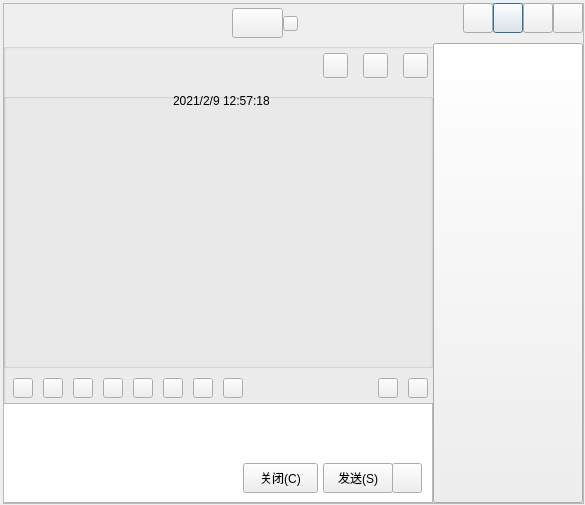
<?xml version="1.0" encoding="UTF-8"?>
<ui version="4.0">
 <class>chat_box</class>
 <widget class="QDialog" name="chat_box">
  <property name="geometry">
   <rect>
    <x>0</x>
    <y>0</y>
    <width>585</width>
    <height>505</height>
   </rect>
  </property>
  <property name="windowTitle">
   <string>Dialog</string>
  </property>
  <widget class="QFrame" name="frame">
   <property name="geometry">
    <rect>
     <x>3</x>
     <y>3</y>
     <width>581</width>
     <height>501</height>
    </rect>
   </property>
   <property name="frameShape">
    <enum>QFrame::StyledPanel</enum>
   </property>
   <property name="frameShadow">
    <enum>QFrame::Raised</enum>
   </property>
   <widget class="QPushButton" name="btn_1_4">
    <property name="geometry">
     <rect>
      <x>490</x>
      <y>0</y>
      <width>30</width>
      <height>30</height>
     </rect>
    </property>
    <property name="text">
     <string/>
    </property>
   </widget>
   <widget class="QPushButton" name="btn_1_5">
    <property name="geometry">
     <rect>
      <x>520</x>
      <y>0</y>
      <width>30</width>
      <height>30</height>
     </rect>
    </property>
    <property name="text">
     <string/>
    </property>
   </widget>
   <widget class="QPushButton" name="btn_1_6">
    <property name="geometry">
     <rect>
      <x>550</x>
      <y>0</y>
      <width>30</width>
      <height>30</height>
     </rect>
    </property>
    <property name="text">
     <string/>
    </property>
   </widget>
   <widget class="QPushButton" name="btn_1_1">
    <property name="geometry">
     <rect>
      <x>229</x>
      <y>5</y>
      <width>51</width>
      <height>30</height>
     </rect>
    </property>
    <property name="text">
     <string/>
    </property>
   </widget>
   <widget class="QPushButton" name="btn_1_2">
    <property name="geometry">
     <rect>
      <x>280</x>
      <y>13</y>
      <width>15</width>
      <height>15</height>
     </rect>
    </property>
    <property name="text">
     <string/>
    </property>
   </widget>
   <widget class="QPushButton" name="btn_1_3">
    <property name="geometry">
     <rect>
      <x>460</x>
      <y>0</y>
      <width>30</width>
      <height>30</height>
     </rect>
    </property>
    <property name="text">
     <string/>
    </property>
   </widget>
   <widget class="QGroupBox" name="groupBox">
    <property name="geometry">
     <rect>
      <x>0</x>
      <y>40</y>
      <width>580</width>
      <height>460</height>
     </rect>
    </property>
    <property name="title">
     <string/>
    </property>
    <widget class="QPushButton" name="btn_2_4">
     <property name="geometry">
      <rect>
       <x>430</x>
       <y>0</y>
       <width>150</width>
       <height>460</height>
      </rect>
     </property>
     <property name="text">
      <string/>
     </property>
    </widget>
    <widget class="QGroupBox" name="groupBox_2">
     <property name="geometry">
      <rect>
       <x>0</x>
       <y>50</y>
       <width>430</width>
       <height>275</height>
      </rect>
     </property>
     <property name="title">
      <string/>
     </property>
     <widget class="QLabel" name="label">
      <property name="geometry">
       <rect>
        <x>170</x>
        <y>0</y>
        <width>131</width>
        <height>16</height>
       </rect>
      </property>
      <property name="text">
       <string>2021/2/9 12:57:18</string>
      </property>
     </widget>
    </widget>
    <widget class="QTextEdit" name="textEdit">
     <property name="geometry">
      <rect>
       <x>0</x>
       <y>360</y>
       <width>430</width>
       <height>100</height>
      </rect>
     </property>
    </widget>
    <widget class="QPushButton" name="btn_3_1">
     <property name="geometry">
      <rect>
       <x>10</x>
       <y>335</y>
       <width>20</width>
       <height>20</height>
      </rect>
     </property>
     <property name="text">
      <string/>
     </property>
    </widget>
    <widget class="QPushButton" name="btn_3_2">
     <property name="geometry">
      <rect>
       <x>40</x>
       <y>335</y>
       <width>20</width>
       <height>20</height>
      </rect>
     </property>
     <property name="text">
      <string/>
     </property>
    </widget>
    <widget class="QPushButton" name="btn_3_3">
     <property name="geometry">
      <rect>
       <x>70</x>
       <y>335</y>
       <width>20</width>
       <height>20</height>
      </rect>
     </property>
     <property name="text">
      <string/>
     </property>
    </widget>
    <widget class="QPushButton" name="btn_3_4">
     <property name="geometry">
      <rect>
       <x>100</x>
       <y>335</y>
       <width>20</width>
       <height>20</height>
      </rect>
     </property>
     <property name="text">
      <string/>
     </property>
    </widget>
    <widget class="QPushButton" name="btn_3_5">
     <property name="geometry">
      <rect>
       <x>130</x>
       <y>335</y>
       <width>20</width>
       <height>20</height>
      </rect>
     </property>
     <property name="text">
      <string/>
     </property>
    </widget>
    <widget class="QPushButton" name="btn_3_6">
     <property name="geometry">
      <rect>
       <x>160</x>
       <y>335</y>
       <width>20</width>
       <height>20</height>
      </rect>
     </property>
     <property name="text">
      <string/>
     </property>
    </widget>
    <widget class="QPushButton" name="btn_3_7">
     <property name="geometry">
      <rect>
       <x>190</x>
       <y>335</y>
       <width>20</width>
       <height>20</height>
      </rect>
     </property>
     <property name="text">
      <string/>
     </property>
    </widget>
    <widget class="QPushButton" name="btn_3_8">
     <property name="geometry">
      <rect>
       <x>220</x>
       <y>335</y>
       <width>20</width>
       <height>20</height>
      </rect>
     </property>
     <property name="text">
      <string/>
     </property>
    </widget>
    <widget class="QPushButton" name="btn_3_10">
     <property name="geometry">
      <rect>
       <x>405</x>
       <y>335</y>
       <width>20</width>
       <height>20</height>
      </rect>
     </property>
     <property name="text">
      <string/>
     </property>
    </widget>
    <widget class="QPushButton" name="btn_3_9">
     <property name="geometry">
      <rect>
       <x>375</x>
       <y>335</y>
       <width>20</width>
       <height>20</height>
      </rect>
     </property>
     <property name="text">
      <string/>
     </property>
    </widget>
    <widget class="QPushButton" name="btn_2_3">
     <property name="geometry">
      <rect>
       <x>400</x>
       <y>10</y>
       <width>25</width>
       <height>25</height>
      </rect>
     </property>
     <property name="text">
      <string/>
     </property>
    </widget>
    <widget class="QPushButton" name="btn_2_2">
     <property name="geometry">
      <rect>
       <x>360</x>
       <y>10</y>
       <width>25</width>
       <height>25</height>
      </rect>
     </property>
     <property name="text">
      <string/>
     </property>
    </widget>
    <widget class="QPushButton" name="btn_2_1">
     <property name="geometry">
      <rect>
       <x>320</x>
       <y>10</y>
       <width>25</width>
       <height>25</height>
      </rect>
     </property>
     <property name="text">
      <string/>
     </property>
    </widget>
    <widget class="QPushButton" name="close">
     <property name="geometry">
      <rect>
       <x>240</x>
       <y>420</y>
       <width>75</width>
       <height>30</height>
      </rect>
     </property>
     <property name="text">
      <string>关闭(C)</string>
     </property>
    </widget>
    <widget class="QPushButton" name="send">
     <property name="geometry">
      <rect>
       <x>320</x>
       <y>420</y>
       <width>70</width>
       <height>30</height>
      </rect>
     </property>
     <property name="text">
      <string>发送(S)</string>
     </property>
    </widget>
    <widget class="QPushButton" name="send_selections">
     <property name="geometry">
      <rect>
       <x>389</x>
       <y>420</y>
       <width>30</width>
       <height>30</height>
      </rect>
     </property>
     <property name="text">
      <string/>
     </property>
    </widget>
   </widget>
  </widget>
 </widget>
 <resources/>
 <connections/>
</ui>
